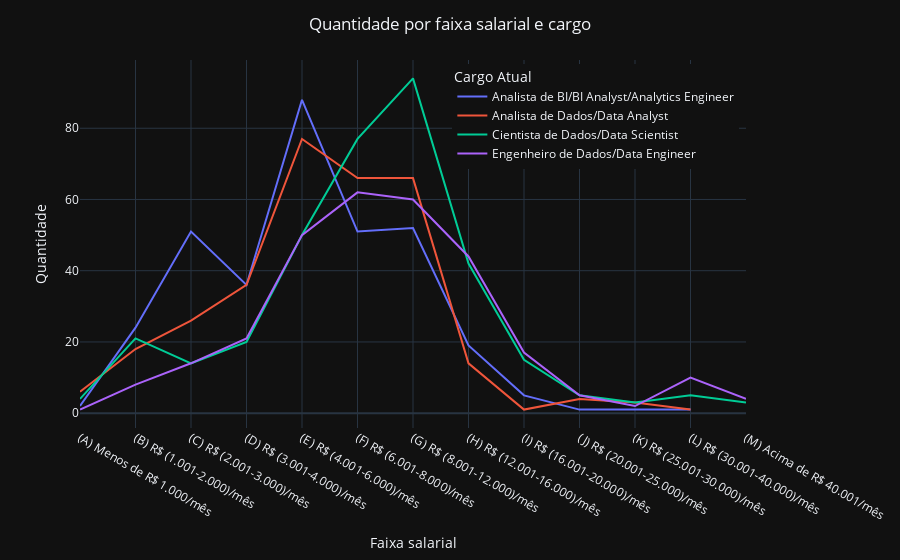

The notebook cell this image was saved under:
### Code cell
# Plota linhas de quantidade por 'Faixa salarial' por 'Cargo Atual'
plotar_linha(df_cargo_salario_quantidade_2, eixo_x='Faixa salarial', eixo_y='Quantidade', titulo='Quantidade por faixa salarial e cargo',categorias='Cargo Atual')

### Figure 1 — Plotly figure (JSON) as saved in the notebook; plotly's stock layout.template omitted (floating-point values rounded to 4 significant figures)
{"data": [{"customdata": [["0.15%"], ["1.85%"], ["3.92%"], ["2.77%"], ["6.77%"], ["3.92%"], ["4.0%"], ["1.46%"], ["0.38%"], ["0.08%"], ["0.08%"], ["0.08%"]], "hovertemplate": "Cargo Atual=Analista de BI/BI Analyst/Analytics Engineer<br>Faixa salarial=%{x}<br>Quantidade=%{y}<br>Porcentagem=%{customdata[0]}<extra></extra>", "legendgroup": "Analista de BI/BI Analyst/Analytics Engineer", "line": {"color": "#636efa", "dash": "solid"}, "marker": {"symbol": "circle"}, "mode": "lines", "name": "Analista de BI/BI Analyst/Analytics Engineer", "orientation": "v", "showlegend": true, "type": "scatter", "x": ["(A) Menos de R$ 1.000/mês", "(B) R$ (1.001-2.000)/mês", "(C) R$ (2.001-3.000)/mês", "(D) R$ (3.001-4.000)/mês", "(E) R$ (4.001-6.000)/mês", "(F) R$ (6.001-8.000)/mês", "(G) R$ (8.001-12.000)/mês", "(H) R$ (12.001-16.000)/mês", "(I) R$ (16.001-20.000)/mês", "(J) R$ (20.001-25.000)/mês", "(K) R$ (25.001-30.000)/mês", "(L) R$ (30.001-40.000)/mês"], "xaxis": "x", "y": [2, 24, 51, 36, 88, 51, 52, 19, 5, 1, 1, 1], "yaxis": "y"}, {"customdata": [["0.46%"], ["1.38%"], ["2.0%"], ["2.77%"], ["5.92%"], ["5.08%"], ["5.08%"], ["1.08%"], ["0.08%"], ["0.31%"], ["0.23%"], ["0.08%"]], "hovertemplate": "Cargo Atual=Analista de Dados/Data Analyst<br>Faixa salarial=%{x}<br>Quantidade=%{y}<br>Porcentagem=%{customdata[0]}<extra></extra>", "legendgroup": "Analista de Dados/Data Analyst", "line": {"color": "#EF553B", "dash": "solid"}, "marker": {"symbol": "circle"}, "mode": "lines", "name": "Analista de Dados/Data Analyst", "orientation": "v", "showlegend": true, "type": "scatter", "x": ["(A) Menos de R$ 1.000/mês", "(B) R$ (1.001-2.000)/mês", "(C) R$ (2.001-3.000)/mês", "(D) R$ (3.001-4.000)/mês", "(E) R$ (4.001-6.000)/mês", "(F) R$ (6.001-8.000)/mês", "(G) R$ (8.001-12.000)/mês", "(H) R$ (12.001-16.000)/mês", "(I) R$ (16.001-20.000)/mês", "(J) R$ (20.001-25.000)/mês", "(K) R$ (25.001-30.000)/mês", "(L) R$ (30.001-40.000)/mês"], "xaxis": "x", "y": [6, 18, 26, 36, 77, 66, 66, 14, 1, 4, 3, 1], "yaxis": "y"}, {"customdata": [["0.31%"], ["1.62%"], ["1.08%"], ["1.54%"], ["3.85%"], ["5.92%"], ["7.23%"], ["3.23%"], ["1.15%"], ["0.38%"], ["0.23%"], ["0.38%"], ["0.23%"]], "hovertemplate": "Cargo Atual=Cientista de Dados/Data Scientist<br>Faixa salarial=%{x}<br>Quantidade=%{y}<br>Porcentagem=%{customdata[0]}<extra></extra>", "legendgroup": "Cientista de Dados/Data Scientist", "line": {"color": "#00cc96", "dash": "solid"}, "marker": {"symbol": "circle"}, "mode": "lines", "name": "Cientista de Dados/Data Scientist", "orientation": "v", "showlegend": true, "type": "scatter", "x": ["(A) Menos de R$ 1.000/mês", "(B) R$ (1.001-2.000)/mês", "(C) R$ (2.001-3.000)/mês", "(D) R$ (3.001-4.000)/mês", "(E) R$ (4.001-6.000)/mês", "(F) R$ (6.001-8.000)/mês", "(G) R$ (8.001-12.000)/mês", "(H) R$ (12.001-16.000)/mês", "(I) R$ (16.001-20.000)/mês", "(J) R$ (20.001-25.000)/mês", "(K) R$ (25.001-30.000)/mês", "(L) R$ (30.001-40.000)/mês", "(M) Acima de R$ 40.001/mês"], "xaxis": "x", "y": [4, 21, 14, 20, 50, 77, 94, 42, 15, 5, 3, 5, 3], "yaxis": "y"}, {"customdata": [["0.08%"], ["0.62%"], ["1.08%"], ["1.62%"], ["3.85%"], ["4.77%"], ["4.62%"], ["3.38%"], ["1.31%"], ["0.38%"], ["0.15%"], ["0.77%"], ["0.31%"]], "hovertemplate": "Cargo Atual=Engenheiro de Dados/Data Engineer<br>Faixa salarial=%{x}<br>Quantidade=%{y}<br>Porcentagem=%{customdata[0]}<extra></extra>", "legendgroup": "Engenheiro de Dados/Data Engineer", "line": {"color": "#ab63fa", "dash": "solid"}, "marker": {"symbol": "circle"}, "mode": "lines", "name": "Engenheiro de Dados/Data Engineer", "orientation": "v", "showlegend": true, "type": "scatter", "x": ["(A) Menos de R$ 1.000/mês", "(B) R$ (1.001-2.000)/mês", "(C) R$ (2.001-3.000)/mês", "(D) R$ (3.001-4.000)/mês", "(E) R$ (4.001-6.000)/mês", "(F) R$ (6.001-8.000)/mês", "(G) R$ (8.001-12.000)/mês", "(H) R$ (12.001-16.000)/mês", "(I) R$ (16.001-20.000)/mês", "(J) R$ (20.001-25.000)/mês", "(K) R$ (25.001-30.000)/mês", "(L) R$ (30.001-40.000)/mês", "(M) Acima de R$ 40.001/mês"], "xaxis": "x", "y": [1, 8, 14, 21, 50, 62, 60, 44, 17, 5, 2, 10, 4], "yaxis": "y"}], "layout": {"legend": {"title": {"text": "Cargo Atual"}, "tracegroupgap": 0, "x": 0.99, "xanchor": "right", "y": 0.99, "yanchor": "top"}, "margin": {"t": 60}, "title": {"text": "Quantidade por faixa salarial e cargo", "x": 0.5}, "xaxis": {"anchor": "y", "domain": [0, 1], "title": {"text": "Faixa salarial"}}, "yaxis": {"anchor": "x", "domain": [0, 1], "title": {"text": "Quantidade"}}}}
